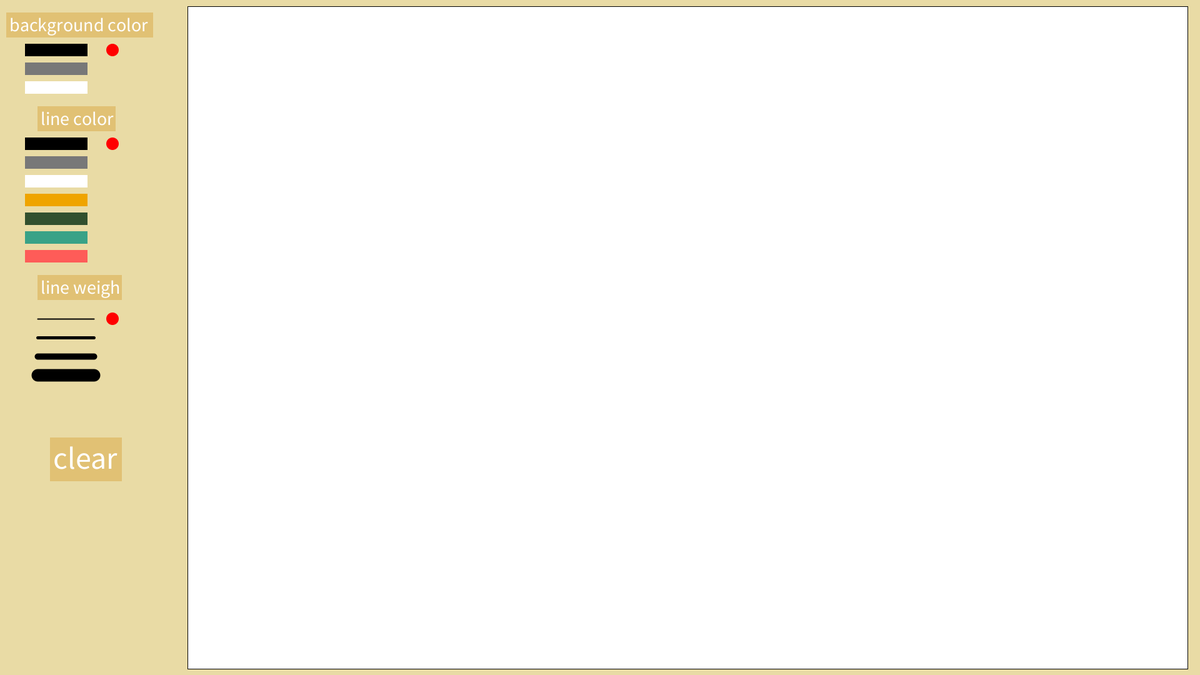
Frame 1 (no input)
Frame 60 (the mouse pressed at the canvas centre just before this capture): identical to frame 1, image omitted
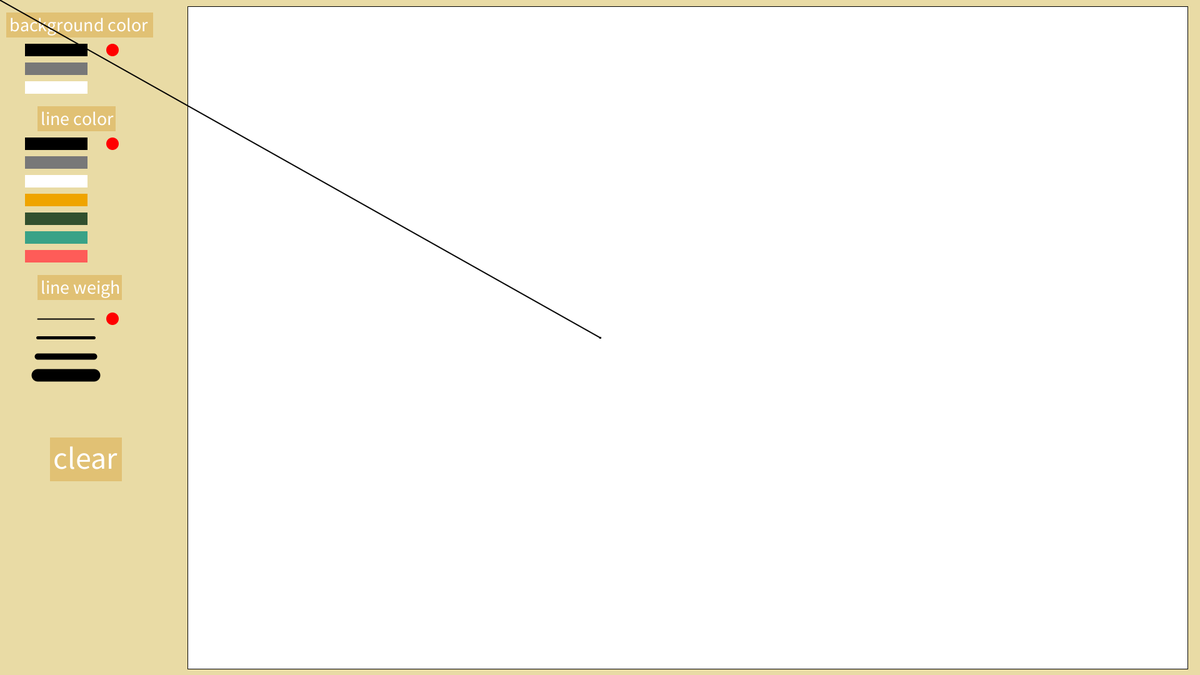
Frame 120 (the mouse held since frame 60 and released just before this capture)

The Processing sketch that drew these frames (run headless with seeded random() and noise(); from frame 60 on, the mouse is pressed at the canvas centre):

// Processing sketch: Draw_Tools
// ── Draw_Tools.pde
int R=0;
int G=0;
int B=0;

void setup() 
{
  size(1920,1080);
  frameRate(60);

  background(233,219,165); 
  
  //draw region
  fill(255);
  rect(300,10,1600,1060);

  noStroke();

  //background color settiing region
  fill(225,193,116);
  rect(10,20,235,40);
  fill(255);
  textSize(30);
  text("background color",15,50);

  fill(0);
  rect(40,70,100,20);
  fill(120);
  rect(40,100,100,20);
  fill(255);
  rect(40,130,100,20);

  fill(255,0,0);
  circle(180,80,20);

  //line color setting region
  fill(225,193,116);
  rect(60,170,125,40);
  fill(255);
  textSize(30);
  text("line color",65,200);

  fill(0);
  rect(40,220,100,20);
  fill(120);
  rect(40,250,100,20);
  fill(255);
  rect(40,280,100,20);
  fill(239,164,0);
  rect(40,310,100,20);
  fill(50,80,46);
  rect(40,340,100,20);
  fill(57,162,135);
  rect(40,370,100,20);
  fill(254,92,88);
  rect(40,400,100,20);

  fill(255,0,0);
  circle(180,230,20);

  //line weigh setting region
  fill(225,193,116);
  rect(60,440,135,40);
  fill(255);
  textSize(30);
  text("line weigh",65,470);

  stroke(0);
  strokeWeight(2);
  line(60,510,150,510);
  strokeWeight(5);
  line(60,540,150,540);
  strokeWeight(10);
  line(60,570,150,570);
  strokeWeight(20);
  line(60,600,150,600);

  noStroke();
  fill(255,0,0);
  circle(180,510,20);  

  //clear paint
  fill(225,193,116);
  rect(80,700,115,70);
  fill(255);
  textSize(50);
  text("clear",85,750);

  strokeWeight(2);
  stroke(0);
}

void draw() 
{
  //start draw
  if (mousePressed) 
  {
    if ((mouseX>300)&&(mouseX<1900)&&(mouseY>10)&&(mouseY<1080))
    {    
      line(mouseX, mouseY, pmouseX, pmouseY);
    }
    else //settings
    {
      noStroke();

      //set background color
      if ((mouseX>40)&&(mouseX<140)&&(mouseY>70)&&(mouseY<90))
      {
        fill(0);
        rect(300,10,1600,1060);
        fill(255,0,0);
        circle(180,80,20);
        fill(233,219,165);
        circle(180,110,25);
        circle(180,140,25);
      }

      else if ((mouseX>40)&&(mouseX<140)&&(mouseY>100)&&(mouseY<120))
      {
        fill(120);
        rect(300,10,1600,1060);
        fill(255,0,0);
        circle(180,110,20);
        fill(233,219,165);
        circle(180,140,25);
        circle(180,80,25);
      }

      else if ((mouseX>40)&&(mouseX<140)&&(mouseY>130)&&(mouseY<150))
      {
        fill(255);
        rect(300,10,1600,1060);
        fill(255,0,0);
        circle(180,140,20);
        fill(233,219,165);
        circle(180,80,25);
        circle(180,110,25);
      }

      //set line color
      else if ((mouseX>40)&&(mouseX<140)&&(mouseY>220)&&(mouseY<240))
      {
        fill(255,0,0);
        circle(180,230,20);
        fill(233,219,165);
        circle(180,260,25);
        circle(180,290,25);
        circle(180,320,25);
        circle(180,350,25);
        circle(180,380,25);
        circle(180,260,25);

        R=0;G=0;B=0;
      }

      else if ((mouseX>40)&&(mouseX<140)&&(mouseY>250)&&(mouseY<270))
      {
        fill(255,0,0);
        circle(180,260,20);
        fill(233,219,165);
        circle(180,230,25);
        circle(180,290,25);
        circle(180,320,25);
        circle(180,350,25);
        circle(180,380,25);
        circle(180,410,25);

        R=120;G=120;B=120;
      }

      else if ((mouseX>40)&&(mouseX<140)&&(mouseY>280)&&(mouseY<300))
      {
        fill(255,0,0);
        circle(180,290,20);
        fill(233,219,165);
        circle(180,230,25);
        circle(180,260,25);
        circle(180,320,25);
        circle(180,350,25);
        circle(180,380,25);
        circle(180,410,25);

        R=255;G=255;B=255;
      }

      else if ((mouseX>40)&&(mouseX<140)&&(mouseY>310)&&(mouseY<330))
      {
        fill(255,0,0);
        circle(180,320,20);
        fill(233,219,165);
        circle(180,230,25);
        circle(180,260,25);
        circle(180,290,25);
        circle(180,350,25);
        circle(180,380,25);
        circle(180,410,25);

        R=239;G=164;B=0;
      }    

      else if ((mouseX>40)&&(mouseX<140)&&(mouseY>340)&&(mouseY<360))
      {
        fill(255,0,0);
        circle(180,350,20);
        fill(233,219,165);
        circle(180,230,25);
        circle(180,260,25);
        circle(180,290,25);
        circle(180,320,25);
        circle(180,380,25);
        circle(180,410,25);

        R=50;G=80;B=46;
      }  

      else if ((mouseX>40)&&(mouseX<140)&&(mouseY>370)&&(mouseY<390))
      {
        fill(255,0,0);
        circle(180,380,20);
        fill(233,219,165);
        circle(180,230,25);
        circle(180,260,25);
        circle(180,290,25);
        circle(180,320,25);
        circle(180,350,25);
        circle(180,410,25);

        R=57;G=162;B=135;
      } 

      else if ((mouseX>40)&&(mouseX<140)&&(mouseY>400)&&(mouseY<420))
      {
        fill(255,0,0);
        circle(180,410,20);
        fill(233,219,165);
        circle(180,230,25);
        circle(180,260,25);
        circle(180,290,25);
        circle(180,320,25);
        circle(180,350,25);
        circle(180,380,25);

        R=254;G=92;B=88;
      } 

      //set line weight
      else if ((mouseX>40)&&(mouseX<140)&&(mouseY>500)&&(mouseY<520))
      {
        strokeWeight(2);
        fill(255,0,0);
        circle(180,510,20);
        fill(233,219,165);
        circle(180,540,25);
        circle(180,570,25);
        circle(180,600,25);
      }

      else if ((mouseX>40)&&(mouseX<140)&&(mouseY>530)&&(mouseY<550))
      {
        strokeWeight(5);
        fill(255,0,0);
        circle(180,540,20);
        fill(233,219,165);
        circle(180,510,25);
        circle(180,570,25);
        circle(180,600,25);
      }

      else if ((mouseX>40)&&(mouseX<140)&&(mouseY>560)&&(mouseY<580))
      {
        strokeWeight(10);
        fill(255,0,0);
        circle(180,570,20);
        fill(233,219,165);
        circle(180,510,25);
        circle(180,540,25);
        circle(180,600,25);
      }
      
      else if ((mouseX>40)&&(mouseX<140)&&(mouseY>590)&&(mouseY<610))
      {
        strokeWeight(20);
        fill(255,0,0);
        circle(180,600,20);
        fill(233,219,165);
        circle(180,510,25);
        circle(180,540,25);
        circle(180,570,25);
      }

      else if ((mouseX>80)&&(mouseX<195)&&(mouseY>700)&&(mouseY<770))
      {
        fill(255);
        rect(300,10,1600,1060);
        fill(255,0,0);
        circle(180,140,20);
        fill(233,219,165);
        circle(180,80,25);
        circle(180,110,25);
      }
      
      stroke(R,G,B);
    }
  }
}
